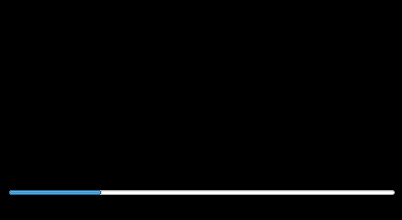
<?xml version="1.0" encoding="UTF-8"?>
<ui version="4.0">
 <class>launchframe</class>
 <widget class="QWidget" name="launchframe">
  <property name="enabled">
   <bool>true</bool>
  </property>
  <property name="geometry">
   <rect>
    <x>0</x>
    <y>0</y>
    <width>402</width>
    <height>220</height>
   </rect>
  </property>
  <property name="sizePolicy">
   <sizepolicy hsizetype="Fixed" vsizetype="Fixed">
    <horstretch>0</horstretch>
    <verstretch>0</verstretch>
   </sizepolicy>
  </property>
  <property name="minimumSize">
   <size>
    <width>150</width>
    <height>100</height>
   </size>
  </property>
  <property name="maximumSize">
   <size>
    <width>402</width>
    <height>1098</height>
   </size>
  </property>
  <property name="palette">
   <palette>
    <active>
     <colorrole role="WindowText">
      <brush brushstyle="SolidPattern">
       <color alpha="255">
        <red>255</red>
        <green>255</green>
        <blue>255</blue>
       </color>
      </brush>
     </colorrole>
     <colorrole role="Button">
      <brush brushstyle="SolidPattern">
       <color alpha="255">
        <red>0</red>
        <green>0</green>
        <blue>0</blue>
       </color>
      </brush>
     </colorrole>
     <colorrole role="Dark">
      <brush brushstyle="SolidPattern">
       <color alpha="255">
        <red>20</red>
        <green>20</green>
        <blue>20</blue>
       </color>
      </brush>
     </colorrole>
     <colorrole role="Mid">
      <brush brushstyle="SolidPattern">
       <color alpha="255">
        <red>52</red>
        <green>52</green>
        <blue>52</blue>
       </color>
      </brush>
     </colorrole>
     <colorrole role="Text">
      <brush brushstyle="SolidPattern">
       <color alpha="255">
        <red>255</red>
        <green>255</green>
        <blue>255</blue>
       </color>
      </brush>
     </colorrole>
     <colorrole role="ButtonText">
      <brush brushstyle="SolidPattern">
       <color alpha="255">
        <red>255</red>
        <green>255</green>
        <blue>255</blue>
       </color>
      </brush>
     </colorrole>
     <colorrole role="Base">
      <brush brushstyle="SolidPattern">
       <color alpha="255">
        <red>0</red>
        <green>0</green>
        <blue>0</blue>
       </color>
      </brush>
     </colorrole>
     <colorrole role="Window">
      <brush brushstyle="SolidPattern">
       <color alpha="255">
        <red>0</red>
        <green>0</green>
        <blue>0</blue>
       </color>
      </brush>
     </colorrole>
     <colorrole role="Highlight">
      <brush brushstyle="SolidPattern">
       <color alpha="255">
        <red>76</red>
        <green>101</green>
        <blue>150</blue>
       </color>
      </brush>
     </colorrole>
     <colorrole role="PlaceholderText">
      <brush brushstyle="SolidPattern">
       <color alpha="128">
        <red>255</red>
        <green>255</green>
        <blue>255</blue>
       </color>
      </brush>
     </colorrole>
    </active>
    <inactive>
     <colorrole role="WindowText">
      <brush brushstyle="SolidPattern">
       <color alpha="255">
        <red>255</red>
        <green>255</green>
        <blue>255</blue>
       </color>
      </brush>
     </colorrole>
     <colorrole role="Button">
      <brush brushstyle="SolidPattern">
       <color alpha="255">
        <red>0</red>
        <green>0</green>
        <blue>0</blue>
       </color>
      </brush>
     </colorrole>
     <colorrole role="Dark">
      <brush brushstyle="SolidPattern">
       <color alpha="255">
        <red>20</red>
        <green>20</green>
        <blue>20</blue>
       </color>
      </brush>
     </colorrole>
     <colorrole role="Mid">
      <brush brushstyle="SolidPattern">
       <color alpha="255">
        <red>52</red>
        <green>52</green>
        <blue>52</blue>
       </color>
      </brush>
     </colorrole>
     <colorrole role="Text">
      <brush brushstyle="SolidPattern">
       <color alpha="255">
        <red>255</red>
        <green>255</green>
        <blue>255</blue>
       </color>
      </brush>
     </colorrole>
     <colorrole role="ButtonText">
      <brush brushstyle="SolidPattern">
       <color alpha="255">
        <red>255</red>
        <green>255</green>
        <blue>255</blue>
       </color>
      </brush>
     </colorrole>
     <colorrole role="Base">
      <brush brushstyle="SolidPattern">
       <color alpha="255">
        <red>0</red>
        <green>0</green>
        <blue>0</blue>
       </color>
      </brush>
     </colorrole>
     <colorrole role="Window">
      <brush brushstyle="SolidPattern">
       <color alpha="255">
        <red>0</red>
        <green>0</green>
        <blue>0</blue>
       </color>
      </brush>
     </colorrole>
     <colorrole role="Highlight">
      <brush brushstyle="SolidPattern">
       <color alpha="255">
        <red>76</red>
        <green>101</green>
        <blue>150</blue>
       </color>
      </brush>
     </colorrole>
     <colorrole role="PlaceholderText">
      <brush brushstyle="SolidPattern">
       <color alpha="128">
        <red>255</red>
        <green>255</green>
        <blue>255</blue>
       </color>
      </brush>
     </colorrole>
    </inactive>
    <disabled>
     <colorrole role="WindowText">
      <brush brushstyle="SolidPattern">
       <color alpha="255">
        <red>255</red>
        <green>255</green>
        <blue>255</blue>
       </color>
      </brush>
     </colorrole>
     <colorrole role="Button">
      <brush brushstyle="SolidPattern">
       <color alpha="255">
        <red>0</red>
        <green>0</green>
        <blue>0</blue>
       </color>
      </brush>
     </colorrole>
     <colorrole role="Dark">
      <brush brushstyle="SolidPattern">
       <color alpha="255">
        <red>20</red>
        <green>20</green>
        <blue>20</blue>
       </color>
      </brush>
     </colorrole>
     <colorrole role="Mid">
      <brush brushstyle="SolidPattern">
       <color alpha="255">
        <red>52</red>
        <green>52</green>
        <blue>52</blue>
       </color>
      </brush>
     </colorrole>
     <colorrole role="Text">
      <brush brushstyle="SolidPattern">
       <color alpha="255">
        <red>255</red>
        <green>255</green>
        <blue>255</blue>
       </color>
      </brush>
     </colorrole>
     <colorrole role="ButtonText">
      <brush brushstyle="SolidPattern">
       <color alpha="255">
        <red>255</red>
        <green>255</green>
        <blue>255</blue>
       </color>
      </brush>
     </colorrole>
     <colorrole role="Base">
      <brush brushstyle="SolidPattern">
       <color alpha="255">
        <red>0</red>
        <green>0</green>
        <blue>0</blue>
       </color>
      </brush>
     </colorrole>
     <colorrole role="Window">
      <brush brushstyle="SolidPattern">
       <color alpha="255">
        <red>0</red>
        <green>0</green>
        <blue>0</blue>
       </color>
      </brush>
     </colorrole>
     <colorrole role="PlaceholderText">
      <brush brushstyle="SolidPattern">
       <color alpha="128">
        <red>255</red>
        <green>255</green>
        <blue>255</blue>
       </color>
      </brush>
     </colorrole>
    </disabled>
   </palette>
  </property>
  <property name="windowTitle">
   <string>Loading...</string>
  </property>
  <property name="windowIcon">
   <iconset>
    <normaloff>logo.svg</normaloff>logo.svg</iconset>
  </property>
  <property name="windowOpacity">
   <double>1.000000000000000</double>
  </property>
  <property name="autoFillBackground">
   <bool>false</bool>
  </property>
  <property name="styleSheet">
   <string notr="true">#launchframe{
color: white;
margin:0px;
background-color: black;
}</string>
  </property>
  <widget class="QWidget" name="verticalWidget" native="true">
   <property name="geometry">
    <rect>
     <x>9</x>
     <y>9</y>
     <width>386</width>
     <height>200</height>
    </rect>
   </property>
   <property name="sizePolicy">
    <sizepolicy hsizetype="Preferred" vsizetype="Preferred">
     <horstretch>0</horstretch>
     <verstretch>0</verstretch>
    </sizepolicy>
   </property>
   <property name="minimumSize">
    <size>
     <width>0</width>
     <height>200</height>
    </size>
   </property>
   <layout class="QVBoxLayout" name="verticalLayout_2">
    <property name="spacing">
     <number>0</number>
    </property>
    <property name="leftMargin">
     <number>0</number>
    </property>
    <property name="topMargin">
     <number>0</number>
    </property>
    <property name="rightMargin">
     <number>0</number>
    </property>
    <property name="bottomMargin">
     <number>0</number>
    </property>
    <item>
     <spacer name="verticalSpacer">
      <property name="orientation">
       <enum>Qt::Vertical</enum>
      </property>
      <property name="sizeType">
       <enum>QSizePolicy::Fixed</enum>
      </property>
      <property name="sizeHint" stdset="0">
       <size>
        <width>20</width>
        <height>60</height>
       </size>
      </property>
     </spacer>
    </item>
    <item>
     <widget class="QLabel" name="VertionLabel">
      <property name="sizePolicy">
       <sizepolicy hsizetype="Preferred" vsizetype="Preferred">
        <horstretch>0</horstretch>
        <verstretch>0</verstretch>
       </sizepolicy>
      </property>
      <property name="minimumSize">
       <size>
        <width>0</width>
        <height>10</height>
       </size>
      </property>
      <property name="maximumSize">
       <size>
        <width>16777215</width>
        <height>5000</height>
       </size>
      </property>
      <property name="font">
       <font>
        <family>Comfortaa</family>
        <pointsize>20</pointsize>
        <bold>true</bold>
       </font>
      </property>
      <property name="styleSheet">
       <string notr="true"/>
      </property>
      <property name="text">
       <string>Matter Index</string>
      </property>
      <property name="alignment">
       <set>Qt::AlignBottom|Qt::AlignLeading|Qt::AlignLeft</set>
      </property>
      <property name="margin">
       <number>20</number>
      </property>
     </widget>
    </item>
    <item>
     <widget class="QProgressBar" name="progressBar">
      <property name="minimumSize">
       <size>
        <width>0</width>
        <height>5</height>
       </size>
      </property>
      <property name="maximumSize">
       <size>
        <width>16777215</width>
        <height>5</height>
       </size>
      </property>
      <property name="styleSheet">
       <string notr="true"/>
      </property>
      <property name="value">
       <number>24</number>
      </property>
      <property name="textVisible">
       <bool>false</bool>
      </property>
      <property name="orientation">
       <enum>Qt::Horizontal</enum>
      </property>
      <property name="invertedAppearance">
       <bool>false</bool>
      </property>
     </widget>
    </item>
    <item>
     <widget class="QLabel" name="loadinfo">
      <property name="sizePolicy">
       <sizepolicy hsizetype="Preferred" vsizetype="Fixed">
        <horstretch>0</horstretch>
        <verstretch>0</verstretch>
       </sizepolicy>
      </property>
      <property name="text">
       <string>Loading...</string>
      </property>
      <property name="alignment">
       <set>Qt::AlignCenter</set>
      </property>
     </widget>
    </item>
   </layout>
  </widget>
 </widget>
 <resources/>
 <connections/>
</ui>
